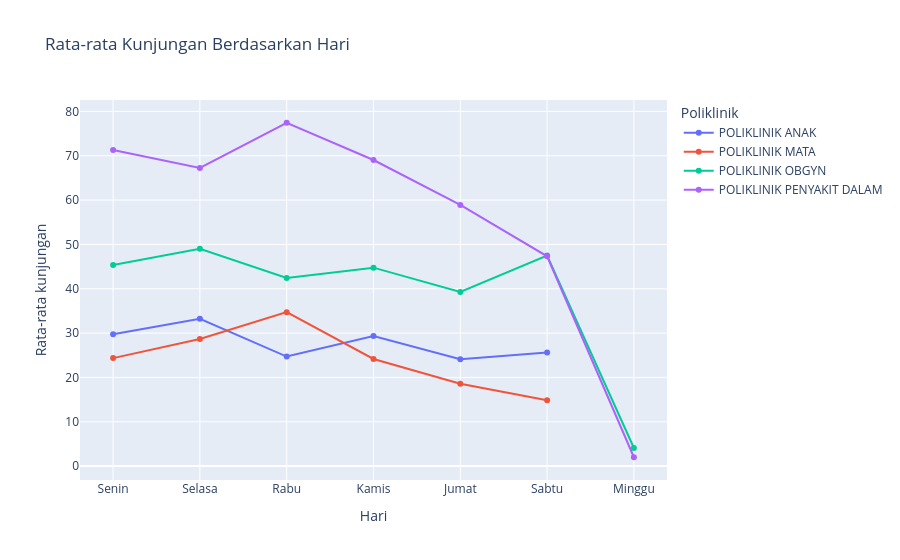

Notebook cell for this chart:
### Code cell
weekday_labels = {0: 'Senin', 1: 'Selasa', 2: 'Rabu', 3: 'Kamis', 4: 'Jumat', 5: 'Sabtu', 6: 'Minggu'}
weekday_pattern = daily.assign(weekday=daily['ds'].dt.weekday)
weekday_pattern = weekday_pattern.groupby(['poli', 'weekday'], as_index=False)['y'].mean()
weekday_pattern['hari'] = weekday_pattern['weekday'].map(weekday_labels)
fig = px.line(
    weekday_pattern, x='hari', y='y', color='poli', markers=True,
    category_orders={'hari': list(weekday_labels.values())},
    title='Rata-rata Kunjungan Berdasarkan Hari',
    labels={'hari': 'Hari', 'y': 'Rata-rata kunjungan', 'poli': 'Poliklinik'},
)
fig.show()

### Figure 1 — Plotly figure (JSON) as saved in the notebook; plotly's stock layout.template omitted (floating-point values rounded to 4 significant figures)
{"data": [{"hovertemplate": "Poliklinik=POLIKLINIK ANAK<br>Hari=%{x}<br>Rata-rata kunjungan=%{y}<extra></extra>", "legendgroup": "POLIKLINIK ANAK", "line": {"color": "#636efa", "dash": "solid"}, "marker": {"symbol": "circle"}, "mode": "lines+markers", "name": "POLIKLINIK ANAK", "orientation": "v", "showlegend": true, "type": "scatter", "x": ["Senin", "Selasa", "Rabu", "Kamis", "Jumat", "Sabtu"], "xaxis": "x", "y": [29.74, 33.22, 24.71, 29.36, 24.11, 25.64], "yaxis": "y"}, {"hovertemplate": "Poliklinik=POLIKLINIK MATA<br>Hari=%{x}<br>Rata-rata kunjungan=%{y}<extra></extra>", "legendgroup": "POLIKLINIK MATA", "line": {"color": "#EF553B", "dash": "solid"}, "marker": {"symbol": "circle"}, "mode": "lines+markers", "name": "POLIKLINIK MATA", "orientation": "v", "showlegend": true, "type": "scatter", "x": ["Senin", "Selasa", "Rabu", "Kamis", "Jumat", "Sabtu"], "xaxis": "x", "y": [24.36, 28.67, 34.72, 24.17, 18.57, 14.85], "yaxis": "y"}, {"hovertemplate": "Poliklinik=POLIKLINIK OBGYN<br>Hari=%{x}<br>Rata-rata kunjungan=%{y}<extra></extra>", "legendgroup": "POLIKLINIK OBGYN", "line": {"color": "#00cc96", "dash": "solid"}, "marker": {"symbol": "circle"}, "mode": "lines+markers", "name": "POLIKLINIK OBGYN", "orientation": "v", "showlegend": true, "type": "scatter", "x": ["Senin", "Selasa", "Rabu", "Kamis", "Jumat", "Sabtu", "Minggu"], "xaxis": "x", "y": [45.35, 49.04, 42.42, 44.76, 39.28, 47.49, 4.086], "yaxis": "y"}, {"hovertemplate": "Poliklinik=POLIKLINIK PENYAKIT DALAM<br>Hari=%{x}<br>Rata-rata kunjungan=%{y}<extra></extra>", "legendgroup": "POLIKLINIK PENYAKIT DALAM", "line": {"color": "#ab63fa", "dash": "solid"}, "marker": {"symbol": "circle"}, "mode": "lines+markers", "name": "POLIKLINIK PENYAKIT DALAM", "orientation": "v", "showlegend": true, "type": "scatter", "x": ["Senin", "Selasa", "Rabu", "Kamis", "Jumat", "Sabtu", "Minggu"], "xaxis": "x", "y": [71.28, 67.25, 77.44, 69.04, 58.9, 47.32, 2.0], "yaxis": "y"}], "layout": {"legend": {"title": {"text": "Poliklinik"}, "tracegroupgap": 0}, "title": {"text": "Rata-rata Kunjungan Berdasarkan Hari"}, "xaxis": {"anchor": "y", "categoryarray": ["Senin", "Selasa", "Rabu", "Kamis", "Jumat", "Sabtu", "Minggu"], "categoryorder": "array", "domain": [0, 1], "title": {"text": "Hari"}}, "yaxis": {"anchor": "x", "domain": [0, 1], "title": {"text": "Rata-rata kunjungan"}}}}
